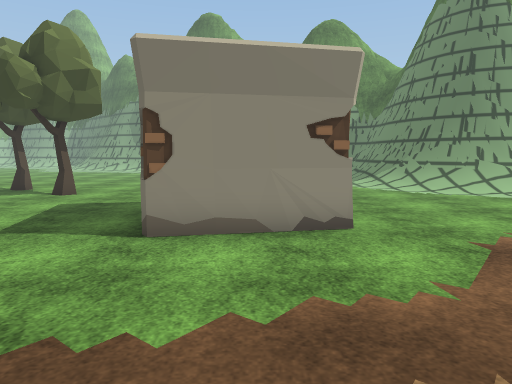
view 1 (above)

20 first-person views from a walk through a Unity game level. The camera is 1.4 m above the floor, tilts 6° down and sees 70° across. The floor is counted in squares, 1 m on a side. Each view is taken from the middle of a square. On the plan, view 1 faces up. The plan holds only what a view shows up to about 16 squares ahead; the rest is blank. The place goes on beyond the plan. The player character is not drawn. Some surface patterns are stand-ins.

view 2
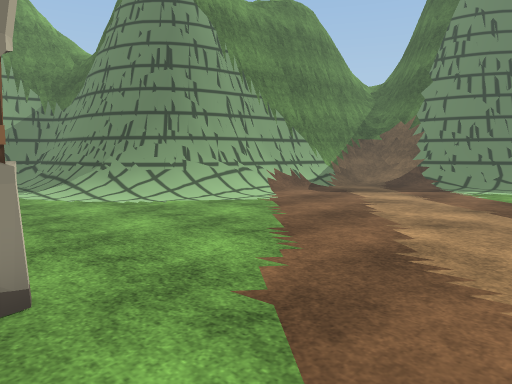

view 3
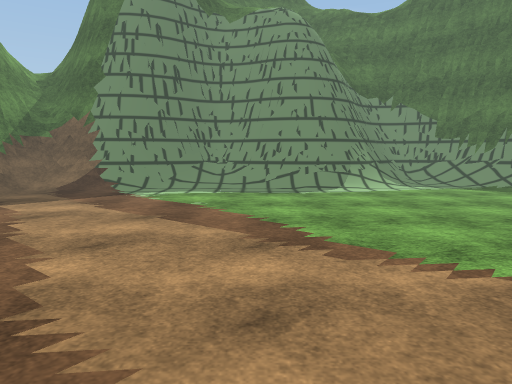

view 4
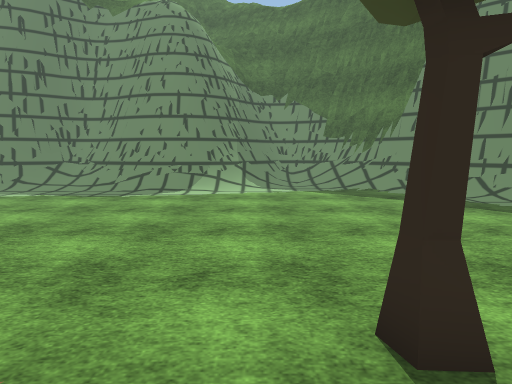

view 5
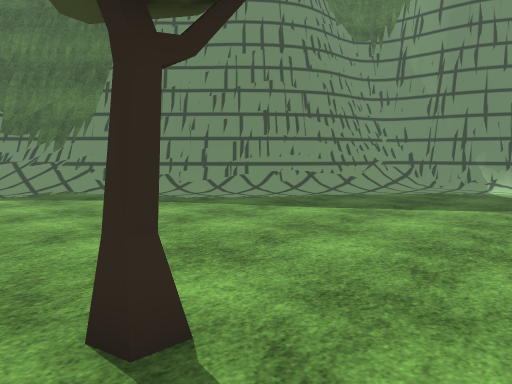

view 6
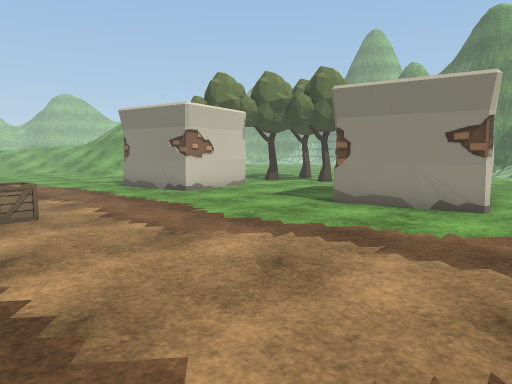

view 7
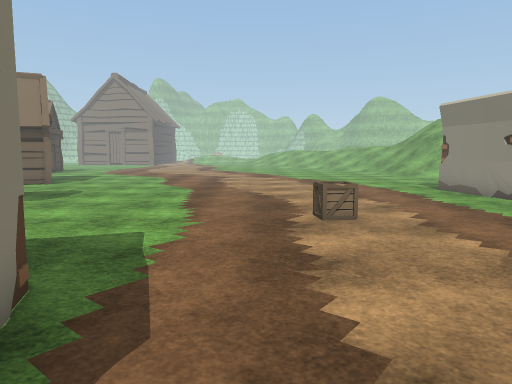

view 8
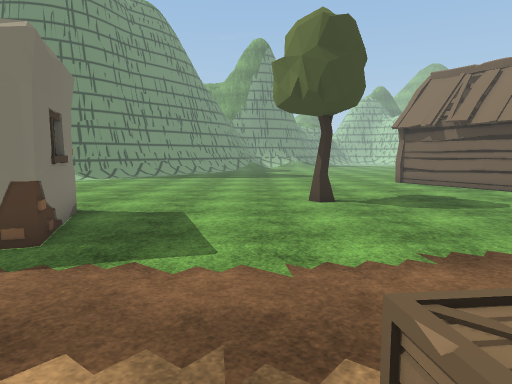

view 9
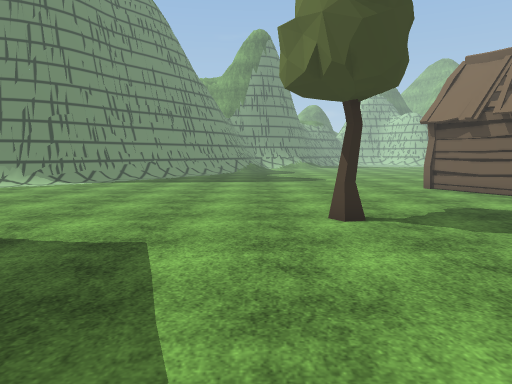

view 10
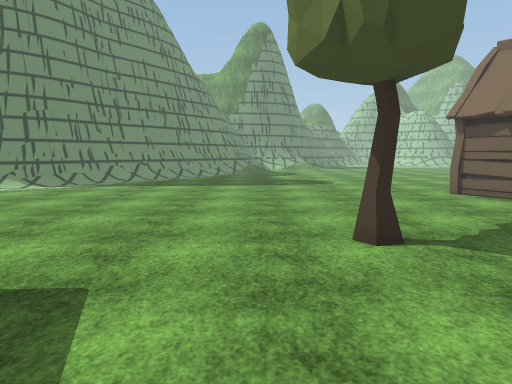

view 11
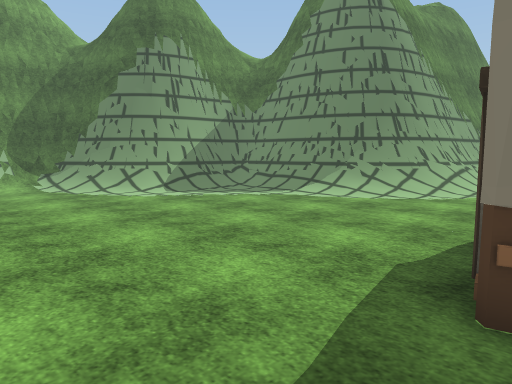

view 12
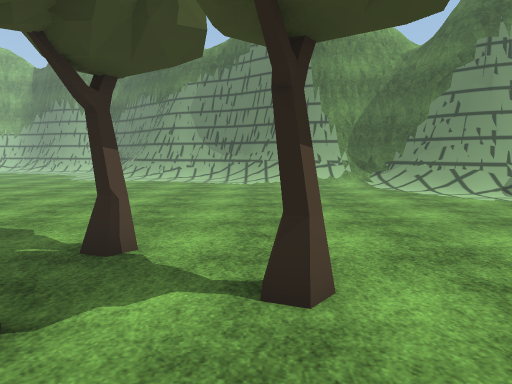

view 13
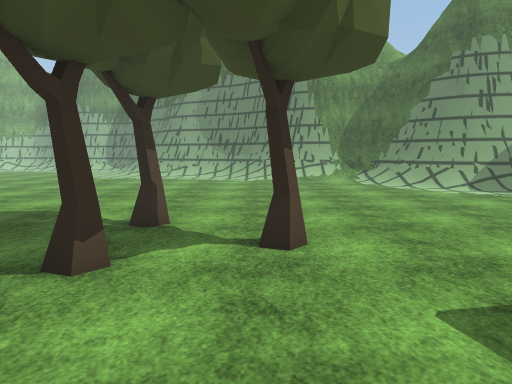

view 14
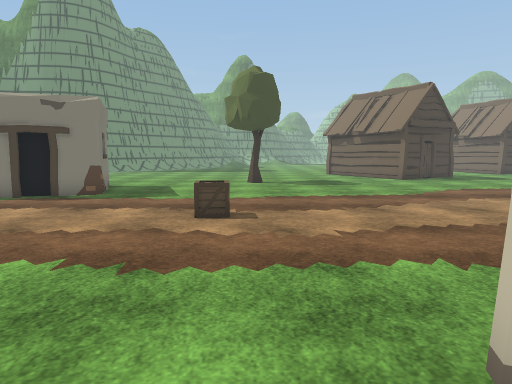

view 15
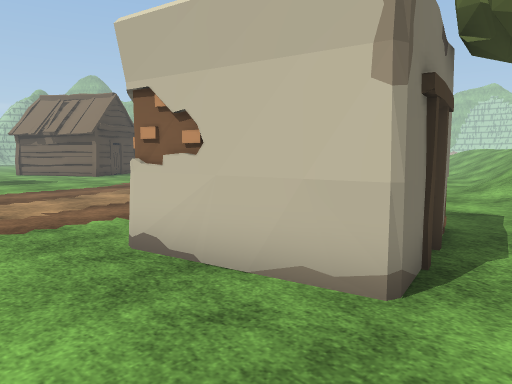

view 16
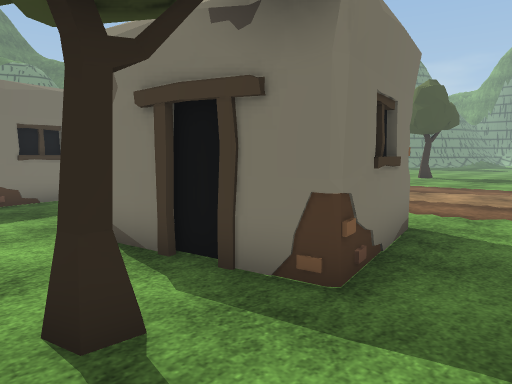

view 17
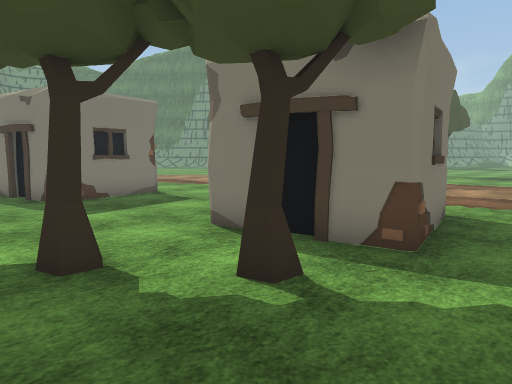

view 18
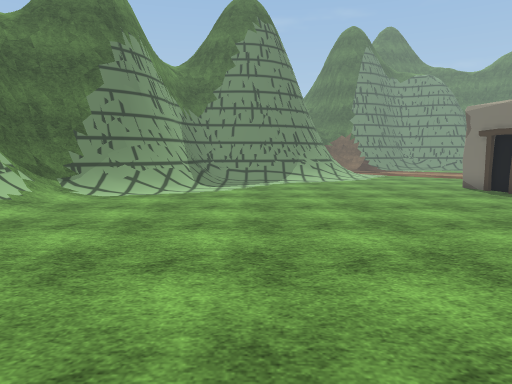

view 19
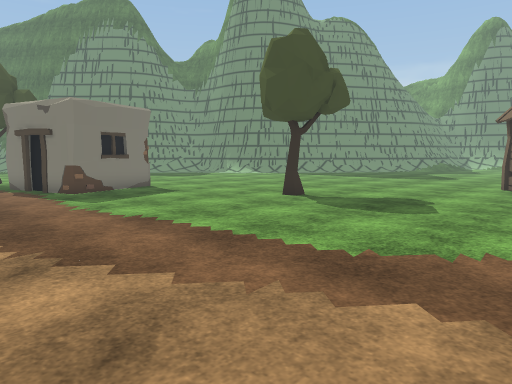

view 20
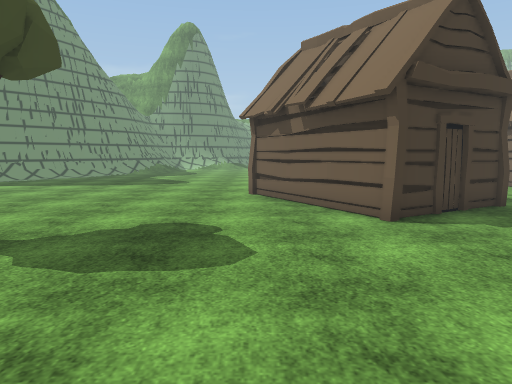

### Floor plan
Key: @ floor where view 1 was taken; # wall or solid block; . floor; / step, stairs or slope; = window, fence, low wall or low ledge; T tree; C crate; H hut; O other object.
Columns run from 14 left of view 1 to 21 right of it. Each row starts with its distance up from view 1.
 25   .........//=##
 24   .........../=##
 23 ............./O####
 22 ..............//==###
 21 ................////#
 20 .................../##
 19 .................../=#
 18 .................../=#
 17 ...................//##
 16  ..................//=##
 15  ...................//=###
 14   ...T...............//=####
 13 .  ....TT............./////=O  ###
 12   ...T.T....................////=#
 11 .....T.........................//#
 10  ..T........####.............../=#
  9  ..........O#  #.............../=#
  8 ..#####.....O  #O...............=#
  7 ..##  #.....####O...............###
  6  .O# ##.....O#O..................=#
  5  ..###O........................../=
  4  ..O#............................/=
  3  ................................=#
  2  ................. ............./=#
  1  ................. ............./##
  0   ............@...   .........../##
 -1 .........C........  ............/##
 -2  ........C.......   ............//#
 -3  ............... .. ............./=
 -4 .................O  TT............/
 -5 ..............###  ................
 -6 .............O#    ..............///
 -7 ..............O    ............./O=#
 -8 ..............##   .........  ../=##
 -9 ...............#   ...........  ###
-10 ................   .........../
-11 ........T........  ........../##
-12 H................   ......../###
-13 H.................  ......./###
-14  H................. ....../=##
-15  HH................ ...../O##
-16   H....................../=#
-17   HH....................//##
-18   HH..................../=#
-19 HH.....................==
-20   ................../####
-21   ................./###

Positions as (right, up) in squares from view 1, and headings:
1: (0, 0), facing up
2: (1, 3), facing up-right
3: (3, 3), facing right
4: (4, -3), facing right
5: (4, -3), facing down-right
6: (4, -3), facing up-left
7: (3, -3), facing left
8: (-4, 0), facing down
9: (-4, -3), facing down
10: (-4, -5), facing down
11: (-6, 9), facing up-right
12: (-7, 9), facing up
13: (-7, 7), facing up
14: (-6, 7), facing down
15: (-5, 10), facing down-left
16: (-14, 11), facing down-right
17: (-14, 13), facing down-right
18: (-14, 19), facing right
19: (-14, -1), facing down-right
20: (-11, -5), facing down
